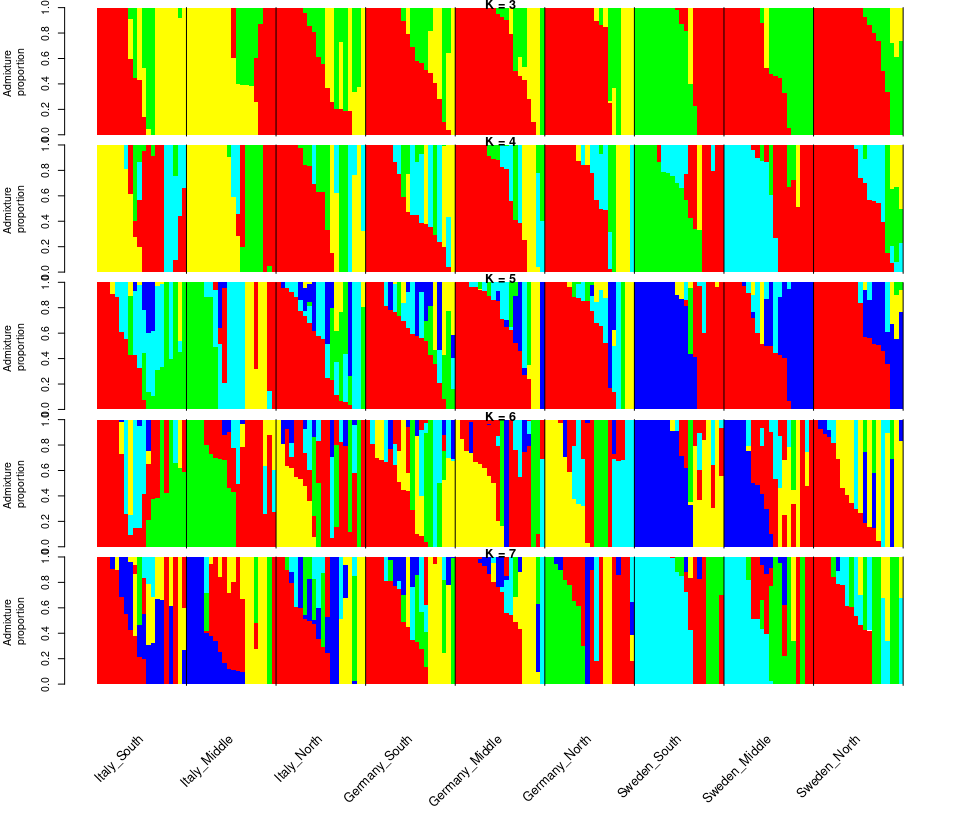

Recreate this plot in R.
### Load packages----
library(tidyverse)

#set working directory
setwd("~/Downloads/Group2_data/admixture")

cv <- read.table("cross_validation.txt")

# Analyze the cross-validation results Then, add a K-cluster column indicating the number of K you test and select only two columns of interest, CV and K.

cv$K <-gsub("[\\(\\)]", "", regmatches(cv$V3, gregexpr("\\(.*?\\)", cv$V3)))
CV <- select(cv, V4,K)
CV$K <- as.numeric(sub("K=", "", CV$K))

# Rename your two columns CV and K-cluster
colnames(CV) <- c("CV","K")

# Do a graph showing the cross validation results. Then select the optimal number of clusters regarding :
# the lowest cross validation error
# when the cross-validation error decrease the most

graph_title=""
x_title="K"
y_title="Cross-validation error"
graph_1<-ggplot(CV,aes(x=K,y=CV))
graph_1+geom_line()+scale_x_continuous(breaks=c(1,2,3,4,5,6,7,8,9,10))+
  labs(title=graph_title)+
  labs(x=x_title)+
  labs(y=y_title)+
  theme(axis.text.x=element_text(colour="black"))+
  theme(legend.title=element_blank())+
  theme(axis.text.y=element_text(colour="black",size=12))+
  theme(axis.text.x=element_text(colour="black",size=12))+
  theme(panel.border = element_rect(colour="black", fill=NA, size=3),
        axis.title=element_text(size=18,colour="black",family="Helvetica",face="bold"))

#Save the graph
#ggsave("Admixture_cross-validation.pdf",width=7,height=5,dpi=600)
#dev.off()

# using the palette function and the colors parameter. You can define a custom palette
# with these colors. Here's how you can do it:
# Define a custom color palette
my_colors <- c("red", "yellow", "green", "cyan", "blue")

# Set the custom palette
palette(my_colors)

#load admxiture function
source("admixFun.R") 

#list Q files and sort for K
files <- list.files("~/Downloads/Group2_data/admixture", full = TRUE, pattern = "Q")
files <- files[order(as.numeric(sub('.*a.thaliana_admix.(\\d+)\\.Q$', '\\1', files)))]

#population file
pop <- scan("~/Downloads/Group2_data/admixture/pop.txt",what="df",na="")
table(pop) 

# possible K
Kall <- 1:10

## read Qs
allQ <- list()
for(K in Kall)
  allQ[[K]]<-t(read.table(files[K-min(Kall)+1]))

#make smaller line and change type to solid line
plotMulti(allQ,Kall=3:7,reorder=1,pop,fast=T,lwd=1,lty=1)
